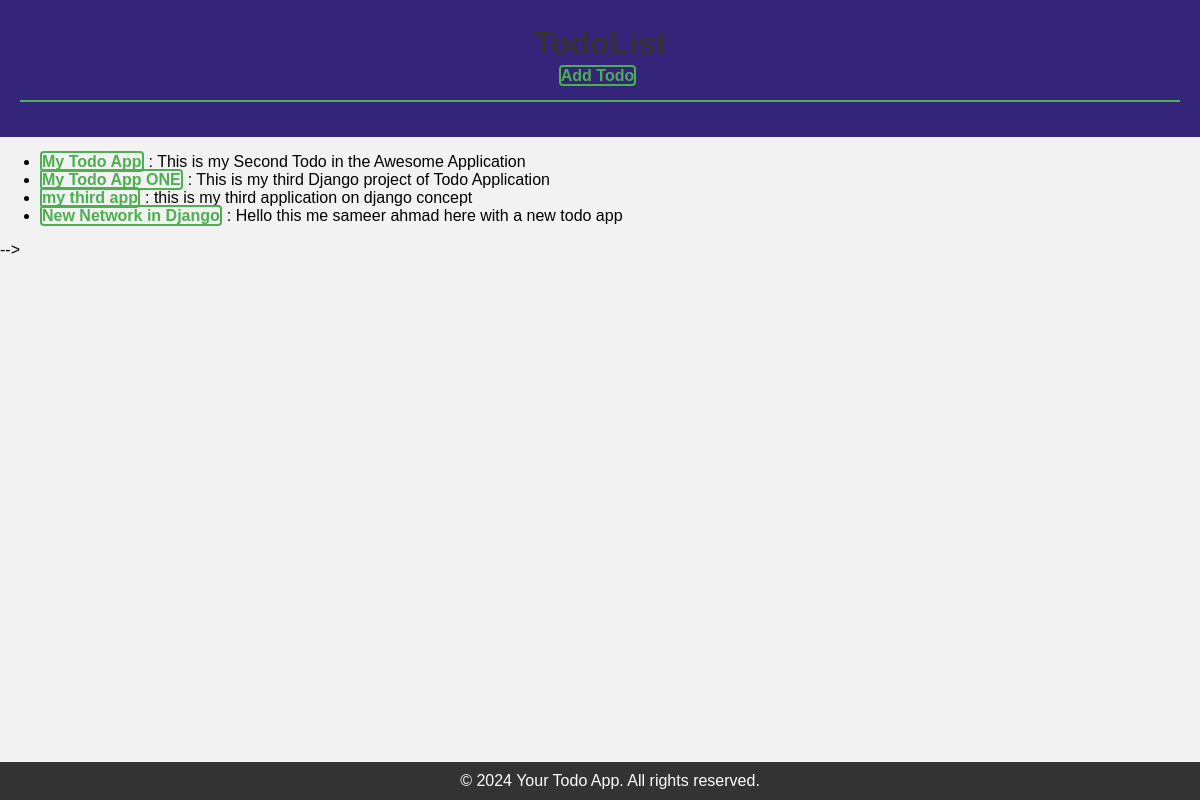
/todo/, run on the app's committed database.
### todo/models.py (models this page shows, shortened)
class Todo(models.Model):
    title = models.CharField(max_length=200)
    text = models.TextField()
    created_at = models.DateTimeField(default=datetime.now, blank=True)

### todo/views.py (the view)
# urls.py: path('', views.index, name='index'),
def index(request):
    todos = Todo.objects.all()[:10]
    context = {
        'todos': todos
    }
    return render(request, 'index.html', context)

### todo/templates/index.html (shortened to what this page needs)
{% load static %}
{% include 'partials/header.html' %}
    <ul>
        {% for todo in todos %}
        <li><a href="/todo/details/{{todo.id}}">{{todo.title}}</a>: {{todo.text}}</li>
        {% endfor %}
    </ul>
{% include 'partials/footer.html' %}
{% load static %}

### todo/templates/partials/header.html (shortened to what this page needs)
<!DOCTYPE html>
<html>
    <head>
    {% load static %}
    </head>
    <body>
    <header>
        <h1>TodoList</h1>
        <a href="/todo/add">Add Todo</a>
        <hr>
    </header>
    <footer>
        &copy; 2024 Your Todo App. All rights reserved.
    </footer>

### todo/templates/index.html (style rules this page uses)
body { font-family: Arial, sans-serif; margin: 0; padding: 0; background-color: #f2f2f2; }
header { background-color: #333; color: white; text-align: center; padding: 20px; }
a { text-decoration: none; color: #4CAF50; font-weight: bold; margin-top: 10px; }
h1 { color: #333; }

### todo/templates/partials/header.html (style rules this page uses)
body { font-family: Arial, sans-serif; margin: 0; padding: 0; background-color: #f2f2f2; }
header { background-color: #34247a; color: white; text-align: center; padding: 20px; }
h1 { margin: 5; }
a { text-decoration: none; color: #4CAF50; font-weight: bold; padding: 0px 0px; border: 2px solid #4CAF50; border-radius: 4px; transition: background-color 0.1s, color 0.1s; margin-right: 5px; }
hr { border: 1px solid #4CAF50; margin: 15px 0; }
footer { background-color: #333; color: white; text-align: center; padding: 10px; position: fixed; bottom: 0; width: 100%; }

### data on the page
Todo: title "My Todo App", text "This is my Second Todo in the Awesome Application"
Todo: title "My Todo App ONE", text "This is my third Django project of Todo Application"
Todo: title "my third app", text "this is my third application on django concept"
Todo: title "New Network in Django", text "Hello this me sameer ahmad here with a new todo app"
